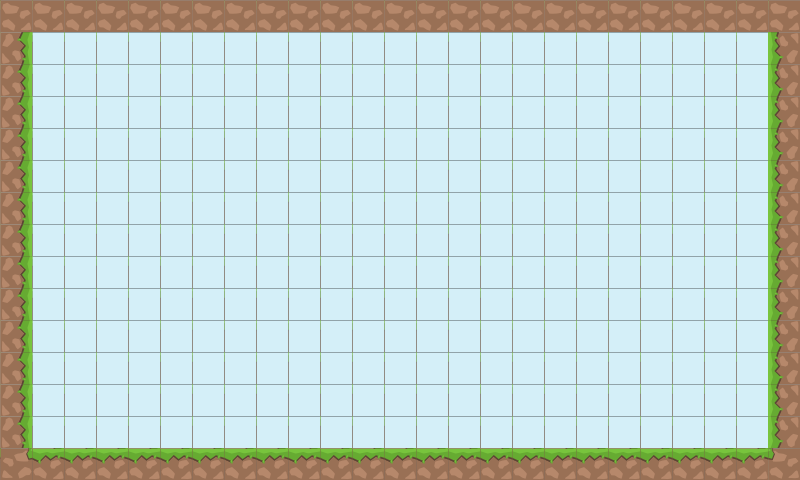

Rendered tile map (Tiled .tmx) drawn with the repository's tilesets; below, a short description and the map source with its tile grids summarised:
An orthogonal 25x15 tile map with 32x32 px tiles, 2 tile layers (background, graphics) and 3 objects.

<map version="1.0" tiledversion="1.0.2" orientation="orthogonal" renderorder="right-down" width="25" height="15" tilewidth="32" tileheight="32" nextobjectid="4">
 <tileset firstgid="1" source="untitled.tsx" />
 <layer name="background" width="25" height="15">
  <data>[375 cells, 375 non-empty, 1 distinct tile ids]</data>
 </layer>
 <layer name="graphics" width="25" height="15">
  <data>[375 cells, 76 non-empty, 6 distinct tile ids]</data>
 </layer>
 <objectgroup name="blocks">
  <object id="1" x="0" y="448" width="800" height="31" />
  <object id="2" x="768" y="0" width="32" height="447" />
  <object id="3" x="0" y="-1" width="32" height="449" />
 </objectgroup>
</map>
